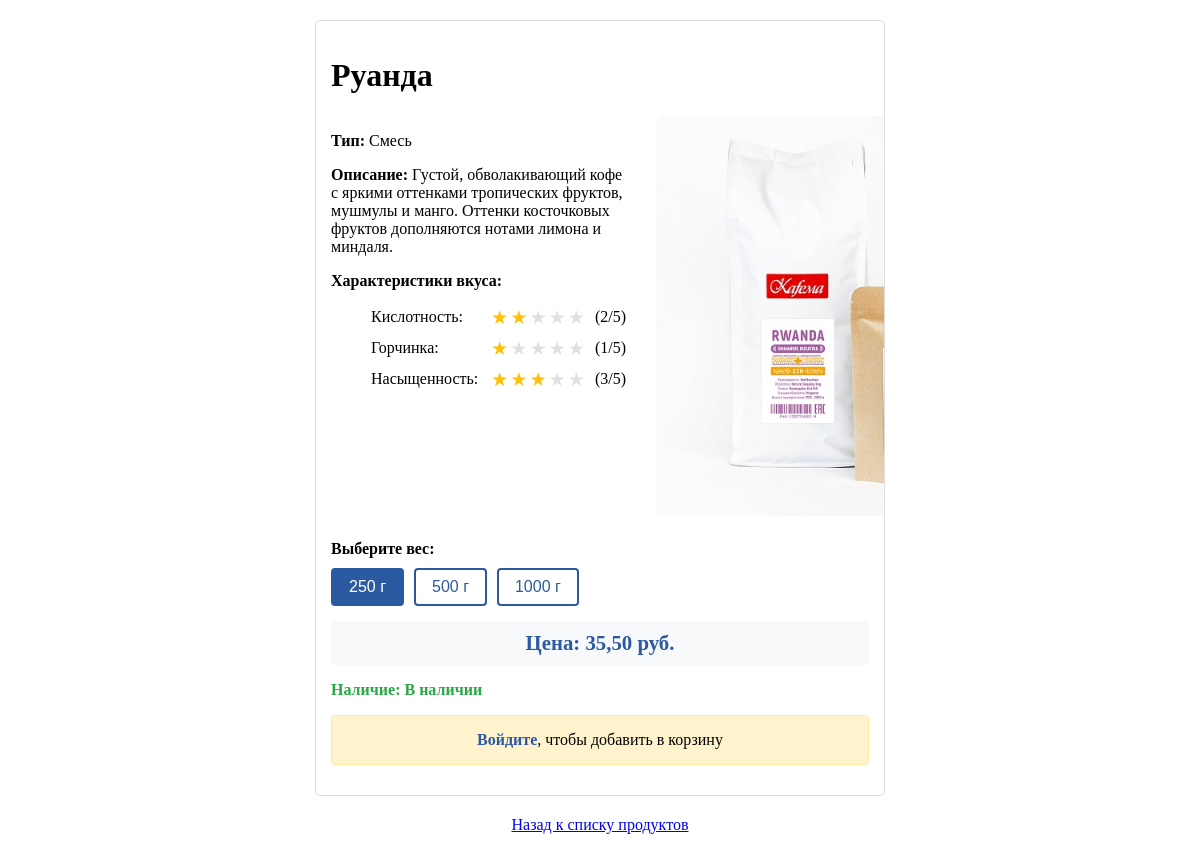
Page /products/coffee/5/ on the committed database.
### products/models.py (models this page shows, shortened)
class Product(models.Model):
    name = models.CharField(max_length=100, verbose_name='Название')
    description = models.TextField(blank=True, verbose_name='Описание', default='')
    is_available = models.BooleanField(default=True, verbose_name='В наличии')
    class Meta:
        abstract = True

class Coffee(Product):
    COFFEE_TYPE_CHOICES = [
        ('arabica', 'Арабика'),
        ('robusta', 'Робуста'),
        ('blend', 'Смесь'),
    ]
    GRAMS_CHOICES = [
        (250, '250 г'),
        (500, '500 г'),
        (1000, '1000 г'),
    ]
    image = models.ImageField(
        upload_to='coffee_images/',
        verbose_name='Изображение',
        blank=True,
        null=True
    )
    coffee_type = models.CharField(
        max_length=10,
        choices=COFFEE_TYPE_CHOICES,
        verbose_name='Сорт кофе',
        default='arabica'
    )
    price_250g = models.DecimalField(
        max_digits=10,
        decimal_places=2,
        verbose_name='Цена за 250 г',
        default=0.00
    )
    price_500g = models.DecimalField(
        max_digits=10,
        decimal_places=2,
        verbose_name='Цена за 500 г',
        default=0.00
    )
    price_1000g = models.DecimalField(
        max_digits=10,
        decimal_places=2,
        verbose_name='Цена за 1000 г',
        default=0.00
    )
    acidity = models.PositiveSmallIntegerField(
        verbose_name='Кислотность (1-5)',
        validators=[MinValueValidator(1), MaxValueValidator(5)],
        help_text='Оценка от 1 до 5',
        default=3
    )
    bitterness = models.PositiveSmallIntegerField(
        verbose_name='Горчинка (1-5)',
        validators=[MinValueValidator(1), MaxValueValidator(5)],
        help_text='Оценка от 1 до 5',
        default=3
    )
    intensity = models.PositiveSmallIntegerField(
        verbose_name='Насыщенность (1-5)',
        validators=[MinValueValidator(1), MaxValueValidator(5)],
        help_text='Оценка от 1 до 5',
        default=3
    )
    class Meta:
        verbose_name = 'Кофе'
        verbose_name_plural = 'Кофе'

### products/views.py (the view)
# urls.py: path('coffee/<int:pk>/', coffee_detail, name='coffee_detail'),
def coffee_detail(request, pk):
    coffee = get_object_or_404(Coffee, pk=pk)
    form = AddToCartForm(product_type='coffee')
    return render(request, 'products/coffee_detail.html', {
        'coffee': coffee,
        'form': form
    })

### products/context_processors.py (called while the page is built, shortened)
def cart_context(request):
    cart = None
    return {
        'cart': cart
    }

### products/templates/products/coffee_detail.html (shortened to what this page needs)
<!DOCTYPE html>
<html>
<head>
</head>
<body>
    <div class="coffee-container">
        <h1>{{ coffee.name }}</h1>
        <div class="content-wrapper">
            <div class="text-content">
                <p><strong>Тип:</strong> {{ coffee.get_coffee_type_display }}</p>
                <p><strong>Описание:</strong> {{ coffee.description }}</p>
                <p><strong>Характеристики вкуса:</strong></p>
                <ul class="coffee-attributes">
                    <li class="attribute">
                        <span class="attribute-name">Кислотность:</span>
                        <div class="rating-stars">
                            {% for i in "12345" %}
                                <span class="{% if coffee.acidity >= forloop.counter %}filled{% endif %}">★</span>
                            {% endfor %}
                        </div>
                        <span style="margin-left: 10px;">({{ coffee.acidity }}/5)</span>
                    </li>
                    <li class="attribute">
                        <span class="attribute-name">Горчинка:</span>
                        <div class="rating-stars">
                            {% for i in "12345" %}
                                <span class="{% if coffee.bitterness >= forloop.counter %}filled{% endif %}">★</span>
                            {% endfor %}
                        </div>
                        <span style="margin-left: 10px;">({{ coffee.bitterness }}/5)</span>
                    </li>
                    <li class="attribute">
                        <span class="attribute-name">Насыщенность:</span>
                        <div class="rating-stars">
                            {% for i in "12345" %}
                                <span class="{% if coffee.intensity >= forloop.counter %}filled{% endif %}">★</span>
                            {% endfor %}
                        </div>
                        <span style="margin-left: 10px;">({{ coffee.intensity }}/5)</span>
                    </li>
                </ul>
            </div>
            <div class="image-section">
                {% if coffee.image %}
                    <img src="{{ coffee.image.url }}" alt="{{ coffee.name }}" class="coffee-image">
                {% else %}
                    <div class="image-placeholder">
                        Изображение отсутствует
                    </div>
                {% endif %}
            </div>
        </div>
        <div class="weight-selector">
            <strong>Выберите вес:</strong>
            <div class="weight-buttons">
                <button type="button" class="weight-btn active" data-weight="250" data-price="{{ coffee.price_250g }}">
                    250 г
                </button>
                <button type="button" class="weight-btn" data-weight="500" data-price="{{ coffee.price_500g }}">
                    500 г
                </button>
                <button type="button" class="weight-btn" data-weight="1000" data-price="{{ coffee.price_1000g }}">
                    1000 г
                </button>
            </div>
            <div class="selected-price">
                Цена: {{ coffee.price_250g }} руб.
            </div>
        </div>
        <p class="{% if coffee.is_available %}availability{% else %}not-available{% endif %}">
            <strong>Наличие:</strong> {% if coffee.is_available %}В наличии{% else %}Нет в наличии{% endif %}
        </p>
        {% if user.is_authenticated %}
            <form method="post" action="{% url 'add_coffee_to_cart' coffee.id %}" class="add-to-cart-form">
                {% csrf_token %}
                <input type="hidden" name="grams" id="grams-{{ coffee.id }}" value="250" required>
                <input type="hidden" name="quantity" value="1">
                <button type="submit" class="add-to-cart-btn" {% if not coffee.is_available %}disabled{% endif %}>
                    В корзину
                </button>
            </form>
        {% else %}
            <div class="login-prompt">
                <a href="{% url 'login' %}">Войдите</a>, чтобы добавить в корзину
            </div>
        {% endif %}
    </div>
    <div class="back-link">
        <a href="{% url 'index' %}">Назад к списку продуктов</a>
    </div>
</body>
</html>

### products/templates/products/coffee_detail.html (style rules this page uses)
body { display: flex; flex-direction: column; align-items: center; min-height: 100vh; margin: 0; padding: 20px; box-sizing: border-box; }
.coffee-container { border: 1px solid #ddd; padding: 15px; border-radius: 5px; width: calc(50% - 10px); box-sizing: border-box; overflow: hidden; transition: transform 0.2s, box-shadow 0.2s; margin: 0 auto; }
.content-wrapper { display: flex; gap: 30px; align-items: flex-start; margin-bottom: 20px; }
.text-content { flex: 1; }
.image-section { flex-shrink: 0; }
.coffee-image { width: 400px; height: 400px; border-radius: 8px; object-fit: cover; }
.coffee-attributes { margin: 1em 0; }
.attribute { display: flex; align-items: center; margin-bottom: 0.5em; }
.attribute-name { min-width: 120px; }
.rating-stars { display: flex; gap: 2px; color: #e0e0e0; font-size: 1.2em; }
.rating-stars .filled { color: #ffc107; }
.weight-selector { margin: 15px 0; }
.weight-buttons { display: flex; gap: 10px; margin: 10px 0; }
.weight-btn { padding: 8px 16px; border: 2px solid #2c5aa0; background-color: white; color: #2c5aa0; border-radius: 4px; cursor: pointer; transition: all 0.2s; font-size: 1em; }
.weight-btn.active { background-color: #2c5aa0; color: white; }
.selected-price { font-size: 1.3em; font-weight: bold; color: #2c5aa0; margin: 15px 0; padding: 10px; background-color: #f8f9fa; border-radius: 4px; text-align: center; }
.login-prompt { background-color: #fff3cd; border: 1px solid #ffeaa7; border-radius: 4px; padding: 15px; margin: 15px 0; text-align: center; }
.login-prompt a { color: #2c5aa0; font-weight: bold; text-decoration: none; }
.availability { color: #28a745; font-weight: bold; }
.back-link { margin-top: 20px; text-align: center; }

### rows in the picture
Coffee: name "Руанда", coffee_type "Смесь", description "Густой, обволакивающий кофе с яркими оттенками тропических фруктов, мушмулы и манго. Оттенки косточковых фруктов дополняются нотами лимона и миндаля.", acidity "2", bitterness "1", intensity "3", image (picture), price_250g "35,50"
